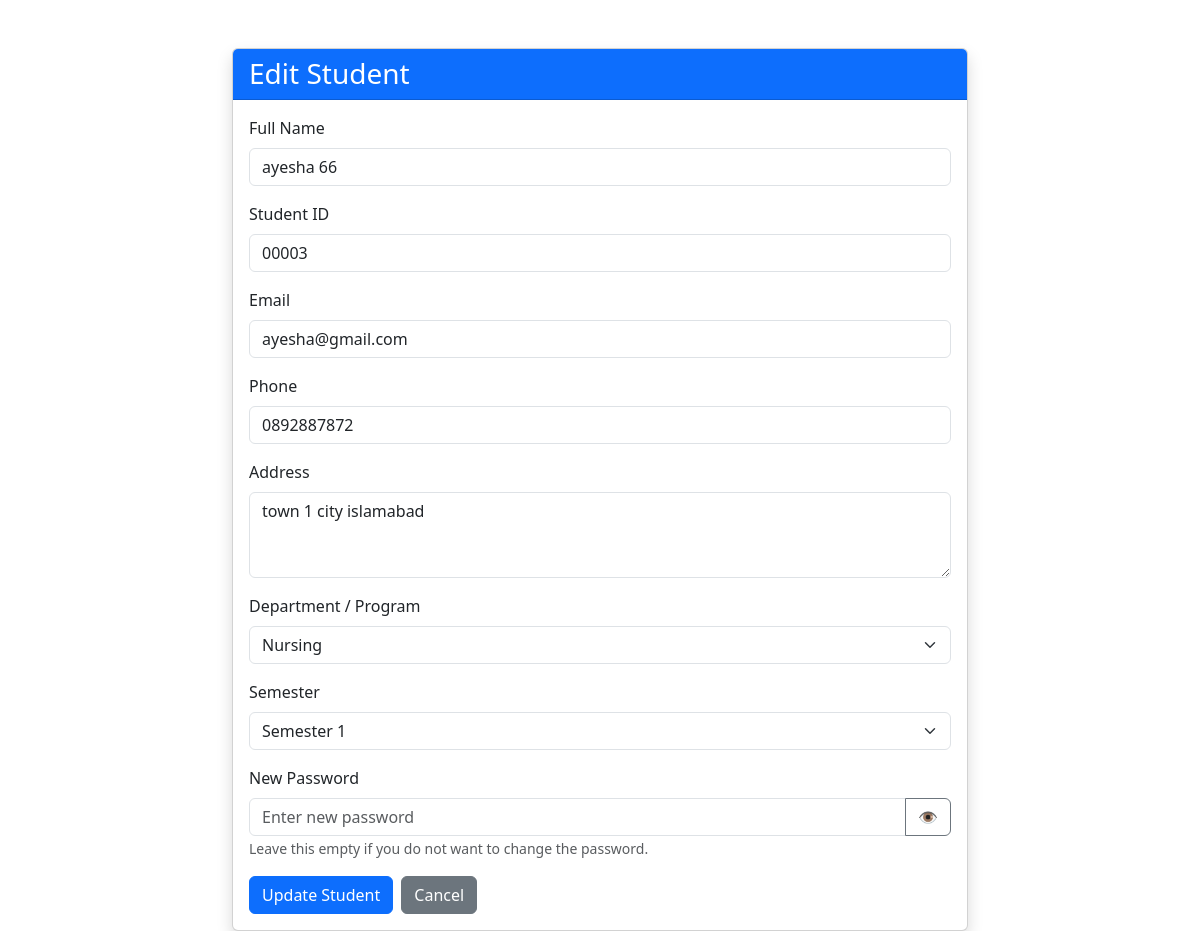
/admin/edit_student.php?id=7 (signed in), run on the app's committed database.
### tables this page shows
CREATE TABLE `users` (
  `id` int(11) NOT NULL,
  `full_name` varchar(100) NOT NULL,
  `email` varchar(100) NOT NULL,
  `phone` varchar(30) DEFAULT NULL,
  `address` varchar(255) DEFAULT NULL,
  `student_id` varchar(50) DEFAULT NULL,
  `teacher_id` varchar(50) DEFAULT NULL,
  `semester` int(11) DEFAULT NULL,
  `department_id` int(11) DEFAULT NULL,
  `password` varchar(255) NOT NULL,
  `role` enum('student','teacher','admin') NOT NULL DEFAULT 'student',
  `created_at` timestamp NOT NULL DEFAULT current_timestamp()
);

CREATE TABLE `departments` (
  `id` int(11) NOT NULL,
  `name` varchar(100) NOT NULL,
  `description` text DEFAULT NULL,
  `created_at` timestamp NOT NULL DEFAULT current_timestamp()
);

### admin/edit_student.php (the view, shortened to what this page needs)
<?php
include "../includes/db.php";
$id = intval($_GET['id']);
$stmt = mysqli_prepare($conn, "
    SELECT
        id,
        full_name,
        email,
        phone,
        address,
        student_id,
        semester,
        department_id
    FROM users
    WHERE id = ? AND role = 'student'
");
mysqli_stmt_bind_param($stmt, "i", $id);
mysqli_stmt_execute($stmt);
$result = mysqli_stmt_get_result($stmt);
$student = mysqli_fetch_assoc($result);
$departments = mysqli_query(
    $conn,
    "SELECT id, name FROM departments ORDER BY name ASC"
);
?>
<!DOCTYPE html>
<html lang="en">
<head>
    <link
        href="https://cdn.jsdelivr.net/npm/bootstrap@5.3.3/dist/css/bootstrap.min.css"
        rel="stylesheet"
    >
</head>
<body>
<div class="container mt-5">
    <div class="row justify-content-center">
        <div class="col-md-8">
            <div class="card shadow">
                <div class="card-header bg-primary text-white">
                    <h3 class="mb-0">
                        Edit Student
                    </h3>
                </div>
                <div class="card-body">
                    <form method="POST">
                        <div class="mb-3">
                            <label class="form-label">
                                Full Name
                            </label>
                            <input
                                type="text"
                                name="full_name"
                                class="form-control"
                                value="<?php echo htmlspecialchars($student['full_name']); ?>"
                                required
                            >
                        </div>
                        <div class="mb-3">
                            <label class="form-label">
                                Student ID
                            </label>
                            <input
                                type="text"
                                name="student_id"
                                class="form-control"
                                value="<?php echo htmlspecialchars($student['student_id']); ?>"
                                required
                            >
                        </div>
                        <div class="mb-3">
                            <label class="form-label">
                                Email
                            </label>
                            <input
                                type="email"
                                name="email"
                                class="form-control"
                                value="<?php echo htmlspecialchars($student['email']); ?>"
                                required
                            >
                        </div>
                        <div class="mb-3">
                            <label class="form-label">
                                Phone
                            </label>
                            <input
                                type="text"
                                name="phone"
                                class="form-control"
                                value="<?php echo htmlspecialchars($student['phone'] ?? ''); ?>"
                            >
                        </div>
                        <div class="mb-3">
                            <label class="form-label">
                                Address
                            </label>
                            <textarea
                                name="address"
                                class="form-control"
                                rows="3"
                            ><?php echo htmlspecialchars($student['address'] ?? ''); ?></textarea>
                        </div>
                        <div class="mb-3">
                            <label class="form-label">
                                Department / Program
                            </label>
                            <select
                                name="department_id"
                                class="form-select"
                            >
                                <?php while ($department = mysqli_fetch_assoc($departments)): ?>
                                    <option
                                        value="<?php echo $department['id']; ?>"
                                        <?php
                                        if (
                                            intval($student['department_id']) ==
                                            intval($department['id'])
                                        ) {
                                            echo "selected";
                                        }
                                        ?>
                                    >
                                        <?php echo htmlspecialchars($department['name']); ?>
                                    </option>
                                <?php endwhile; ?>
                            </select>
                        </div>
                        <div class="mb-3">
                            <label class="form-label">
                                Semester
                            </label>
                            <select
                                name="semester"
                                class="form-select"
                            >
                                <?php for ($i = 1; $i <= 8; $i++): ?>
                                    <option
                                        value="<?php echo $i; ?>"
                                        <?php
                                        if (intval($student['semester']) == $i) {
                                            echo "selected";
                                        }
                                        ?>
                                    >
                                        Semester <?php echo $i; ?>
                                    </option>
                                <?php endfor; ?>
                            </select>
                        </div>
                        <div class="mb-3">
                            <label class="form-label">
                                New Password
                            </label>
                            <div class="input-group">
                                <input
                                    type="password"
                                    name="password"
                                    id="studentPassword"
                                    class="form-control"
                                    placeholder="Enter new password"
                                >
                                <button
                                    type="button"
                                    class="btn btn-outline-secondary"
                                    onclick="togglePassword()"
                                >
                                    👁️
                                </button>
                            </div>
                            <small class="text-muted">
                                Leave this empty if you do not want to change the password.
                            </small>
                        </div>
                        <div class="d-flex gap-2">
                            <button
                                type="submit"
                                class="btn btn-primary"
                            >
                                Update Student
                            </button>
                            <a
                                href="students.php"
                                class="btn btn-secondary"
                            >
                                Cancel
                            </a>
                        </div>
                    </form>
                </div>
            </div>
        </div>
    </div>
</div>
</body>
</html>

### data on the page
users: full_name "ayesha 66", student_id "00003", email "ayesha@gmail.com", phone "0892887872", address "town 1 city islamabad", department_id "Nursing", semester "Semester 1"
